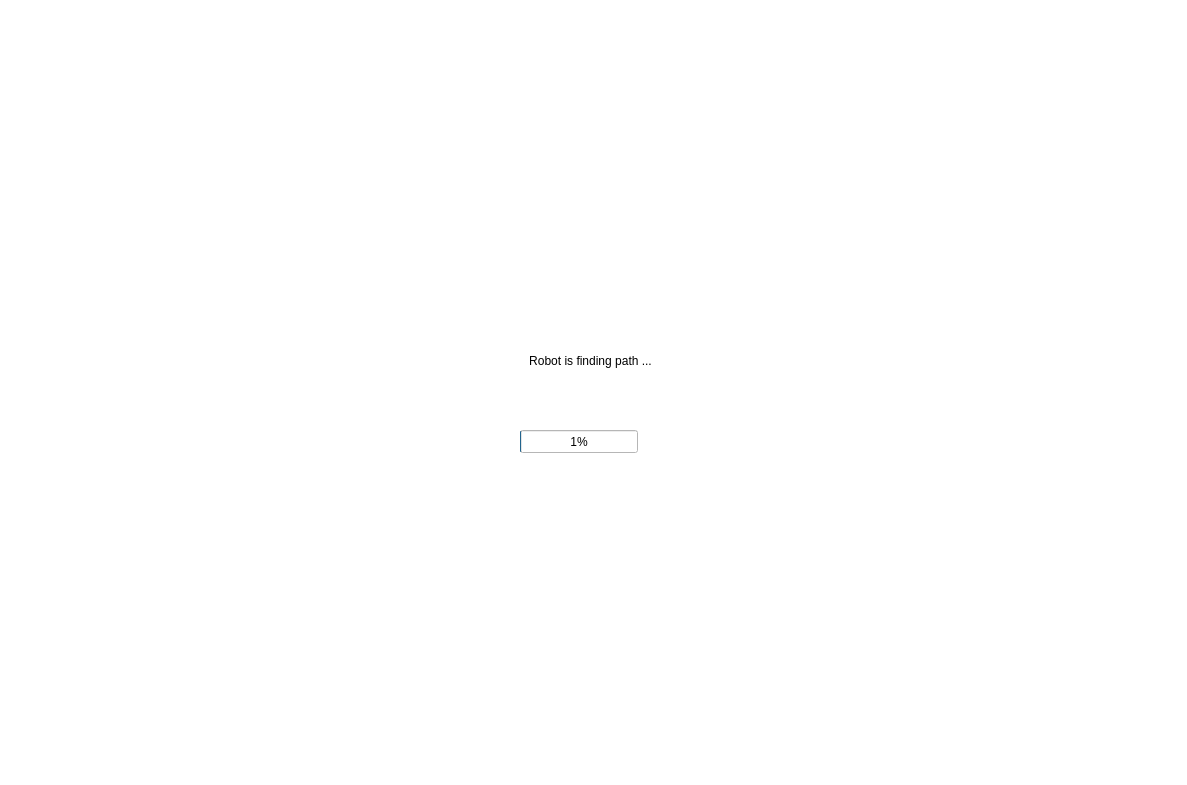
<?xml version="1.0" encoding="UTF-8"?>
<ui version="4.0">
 <class>Form</class>
 <widget class="QWidget" name="Form">
  <property name="geometry">
   <rect>
    <x>0</x>
    <y>0</y>
    <width>1187</width>
    <height>785</height>
   </rect>
  </property>
  <property name="windowTitle">
   <string>Form</string>
  </property>
  <property name="styleSheet">
   <string notr="true">background-color: rgb(255, 255, 255);</string>
  </property>
  <widget class="QLabel" name="label">
   <property name="geometry">
    <rect>
     <x>0</x>
     <y>0</y>
     <width>1201</width>
     <height>241</height>
    </rect>
   </property>
   <property name="text">
    <string/>
   </property>
   <property name="pixmap">
    <pixmap>2020120118401825450.jpg</pixmap>
   </property>
   <property name="alignment">
    <set>Qt::AlignCenter</set>
   </property>
   <property name="margin">
    <number>30</number>
   </property>
   <property name="indent">
    <number>-9</number>
   </property>
  </widget>
  <widget class="QLabel" name="label_2">
   <property name="geometry">
    <rect>
     <x>420</x>
     <y>350</y>
     <width>341</width>
     <height>21</height>
    </rect>
   </property>
   <property name="text">
    <string>Robot is finding path ...</string>
   </property>
   <property name="alignment">
    <set>Qt::AlignCenter</set>
   </property>
  </widget>
  <widget class="QLabel" name="label_3">
   <property name="geometry">
    <rect>
     <x>240</x>
     <y>550</y>
     <width>691</width>
     <height>231</height>
    </rect>
   </property>
   <property name="text">
    <string/>
   </property>
   <property name="pixmap">
    <pixmap>1-02-Communicative-Logo.jpg</pixmap>
   </property>
   <property name="alignment">
    <set>Qt::AlignCenter</set>
   </property>
   <property name="margin">
    <number>30</number>
   </property>
   <property name="indent">
    <number>-9</number>
   </property>
  </widget>
  <widget class="QProgressBar" name="progressBar">
   <property name="geometry">
    <rect>
     <x>520</x>
     <y>430</y>
     <width>118</width>
     <height>23</height>
    </rect>
   </property>
   <property name="value">
    <number>1</number>
   </property>
  </widget>
 </widget>
 <resources/>
 <connections/>
</ui>
